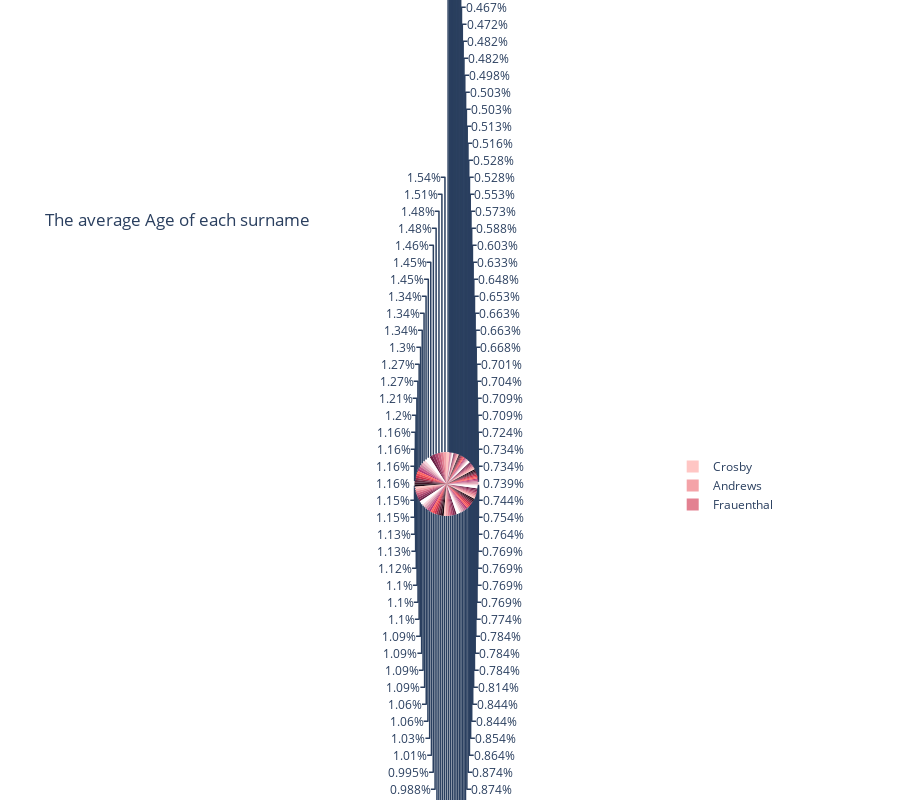

Notebook code cell kept with this figure:
### Code cell
fig=px.pie(df_9,values="Age",
           names=df_8.index,title="The average Age of each surname",
           height=800,color_discrete_sequence=px.colors.sequential.Burg)
fig.show()

### Figure 1 — Plotly figure (JSON) as saved in the notebook; plotly's stock layout.template omitted (floating-point values rounded to 4 significant figures; data arrays with more than 128 entries replaced by an {"elided": "..."} marker saying what was removed)
{"data": [{"domain": {"x": [0, 1], "y": [0, 1]}, "hoverlabel": {"namelength": 0}, "hovertemplate": "label=%{label}<br>Age=%{value}", "labels": {"elided": "133 str values"}, "legendgroup": "", "name": "", "showlegend": true, "type": "pie", "values": {"elided": "133 float values"}}], "layout": {"height": 800, "legend": {"tracegroupgap": 0}, "piecolorway": ["rgb(255, 198, 196)", "rgb(244, 163, 168)", "rgb(227, 129, 145)", "rgb(204, 96, 125)", "rgb(173, 70, 108)", "rgb(139, 48, 88)", "rgb(103, 32, 68)"], "title": {"text": "The average Age of each surname"}}}
